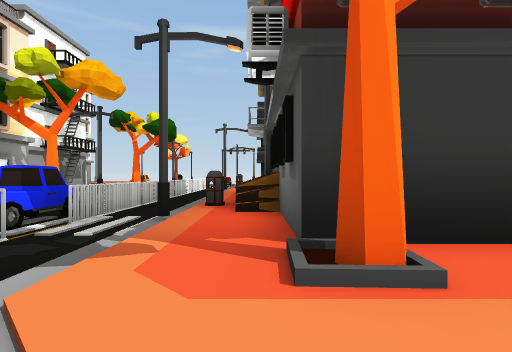
[1] (above)

23 first-person views from a walk through a Unity game level. The camera is 1.4 m above the floor, looks level and sees 80° across. The floor is counted in squares, 2 m on a side. Each view is taken from the middle of a square. On the plan, view 1 faces up. The plan holds only what a view shows up to about 10 squares ahead; the rest is blank. The place goes on beyond the plan. The player is left out. Surface patterns are stand-ins for the level's own textures.

[2]
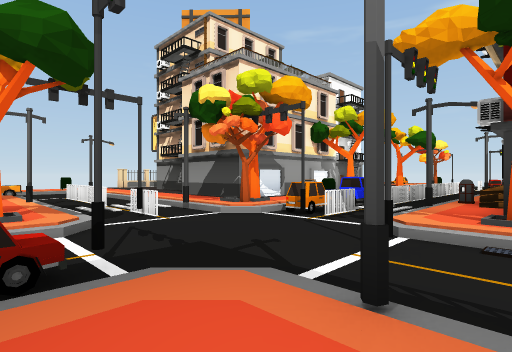

[3]
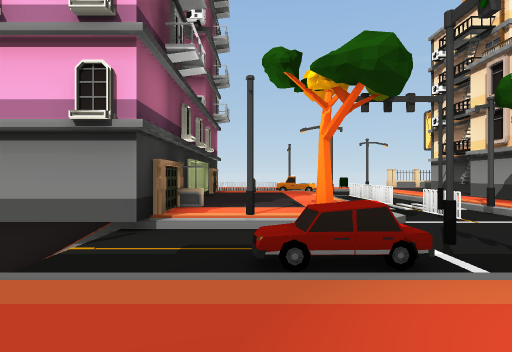

[4]
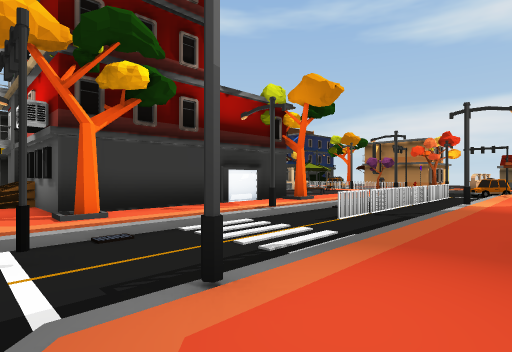

[5]
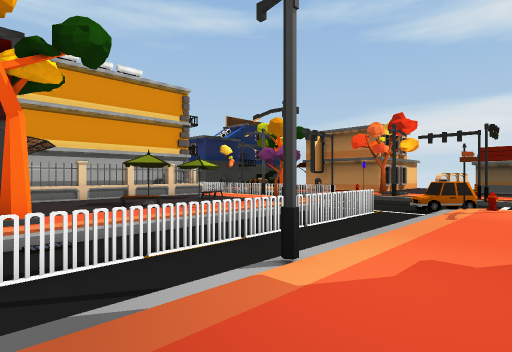

[6]
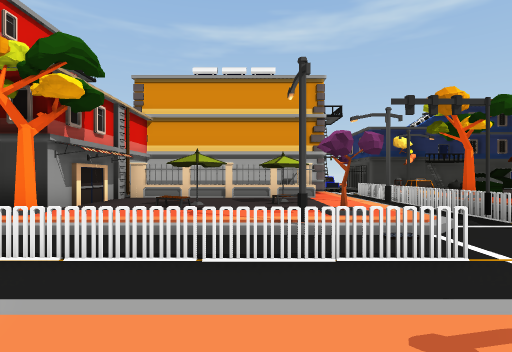

[7]
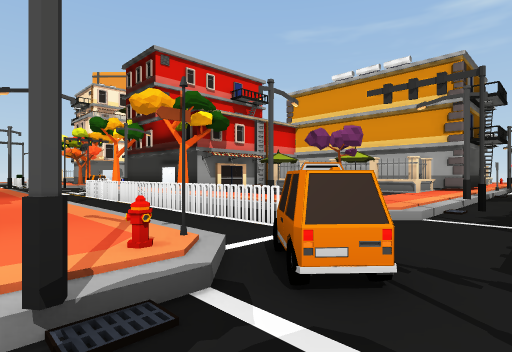

[8]
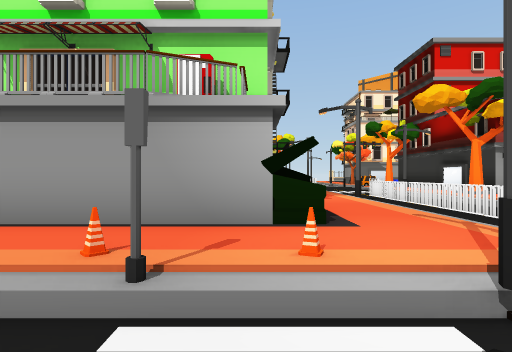

[9]
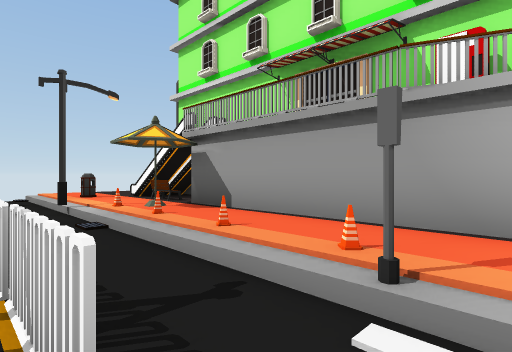

[10]
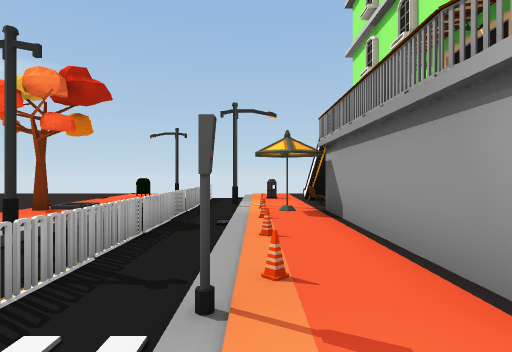

[11]
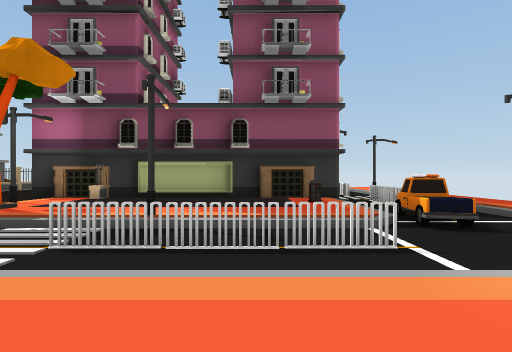

[12]
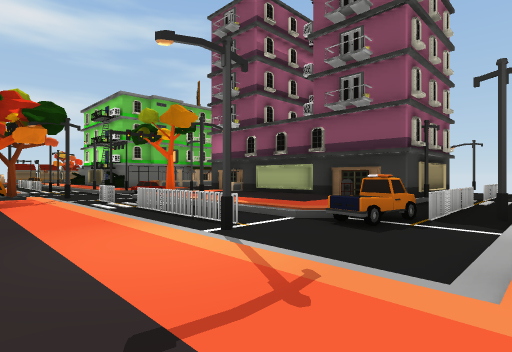

[13]
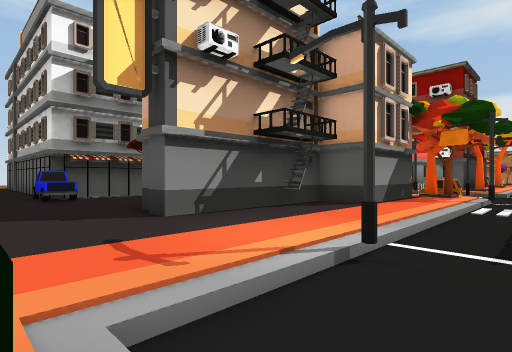

[14]
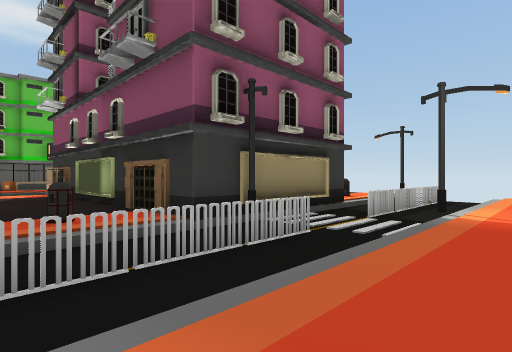

[15]
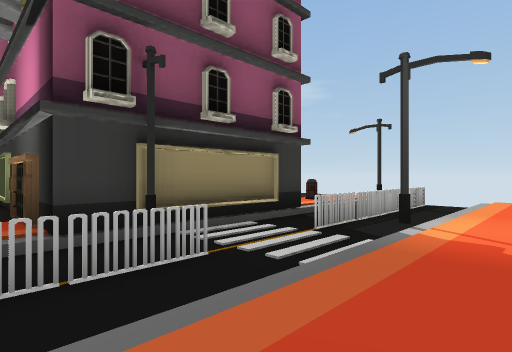

[16]
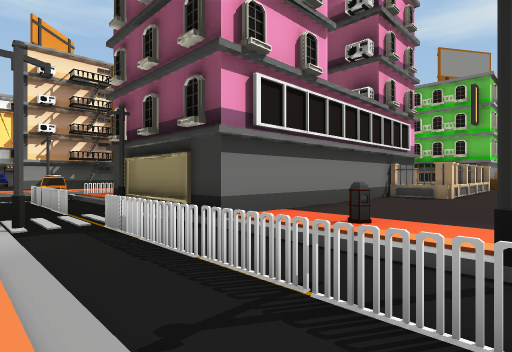

[17]
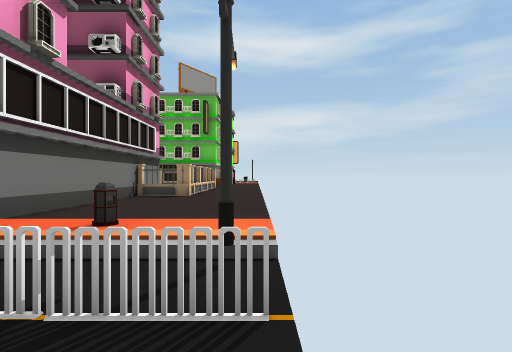

[18]
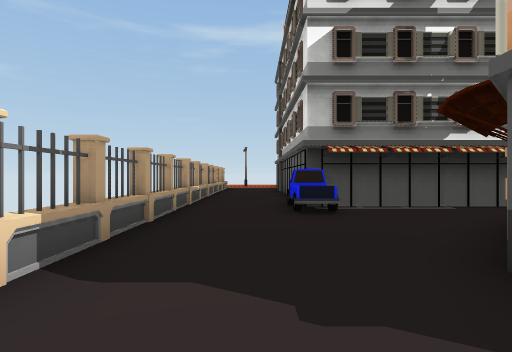

[19]
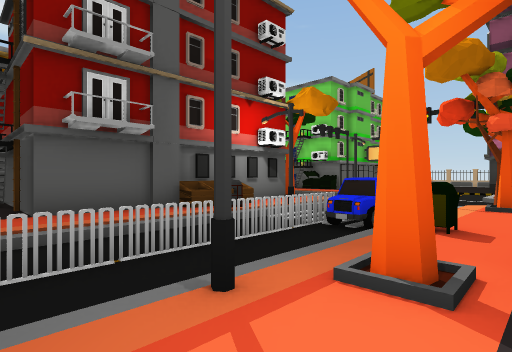

[20]
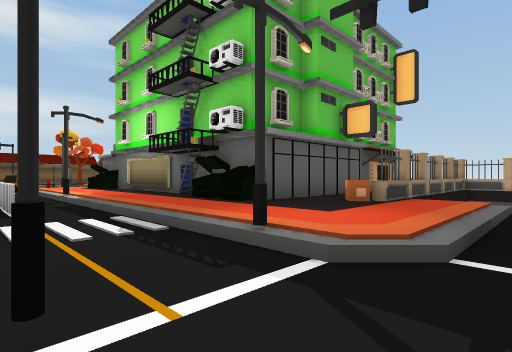

[21]
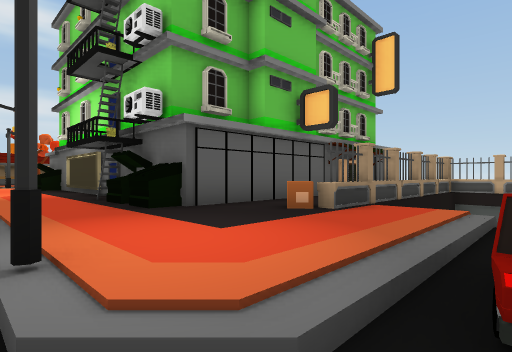

[22]
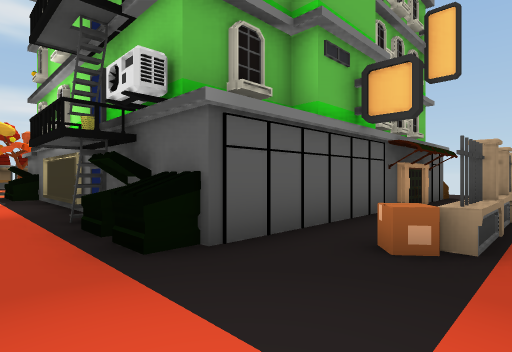

[23]
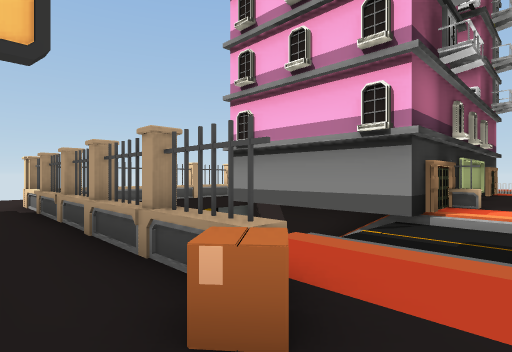

### Floor plan
Key: @ floor where view 1 was taken; # wall or solid block; . main floor; - floor 0.25 m lower than the main floor; : floor 0.75 m higher than the main floor; / step, stairs or slope; = window, fence, low wall or low ledge; ^ raised ledge; O other object.
Columns run from 18 left of view 1 to 16 right of it. Each row starts with its distance up from view 1.
 10 ^..O#####   ../ -.
  9 ^..:....    .O/O-..#####
  8 ^......     OO/O-..             .-
  7 ^.....O     ../O-..            ^.-O
  6 ^....#      .O/O-.O      #^^^^^^.-O
  5 ^...##      .. O-OO      ........-O
  4  ...######   .OO-O.      .....O..OO
  3  ........### ./O-..      O./O....-O
  2  ...........OOOO-.OO....OO.....O.-O
  1  ............./--/....O.......O./--
  0   --O-------O----#@----------------
 -1  .----OOOO--O/---------OOOOOOOOO---
 -2  .--O////O////---/O///////O/////OO-
 -3   OOO........//-#..............OO--
 -4 ..-O-.......OO/-O................O-
 -5 ..-O-O.......O/-O....#O########.O--
 -6 ..-O-........./--..O.#        #.O-O
 -7 ..-O-##########--.=^.#        #..-O
 -8 ..-OO       ##O   /^.#        #.O-O
 -9 ..---       #     ##.#        #.O-O
-10 ..---       #     #..#        #O.-O
-11 ..OO-       #      ..#         .O-O
-12  .-O-.......#      ..#        OO.OO
-13  .-O-.......#      ..#        O..-O
-14  .-O-O.......      ..O        .O.-O
-15  .-O-........                 ...-
-16  .-OO.......                   ..

Positions as (right, up) in squares from view 1, and headings:
1: (0, 0), facing up
2: (1, -4), facing up-left
3: (1, -5), facing left
4: (-1, -4), facing up-right
5: (6, -4), facing up-right
6: (11, -4), facing up
7: (16, -4), facing up-left
8: (16, -5), facing left
9: (16, -5), facing down-left
10: (14, -4), facing down
11: (-11, 3), facing down
12: (-17, 3), facing down-right
13: (-17, -1), facing up-right
14: (-18, -4), facing down-right
15: (-18, -6), facing down-right
16: (-17, -16), facing up-right
17: (-17, -16), facing right
18: (-16, 3), facing up
19: (-6, 10), facing down-right
20: (-2, 0), facing down-right
21: (-2, -2), facing down-right
22: (0, -3), facing down-right
23: (2, -5), facing down-left
